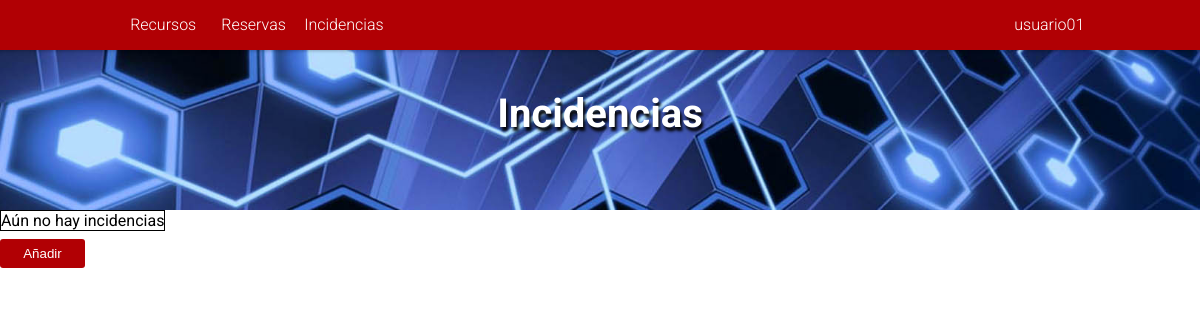
Before: /PaginaWeb/index.php?mostrar=incidencias&idUsu=2 (signed in) with the older database file.
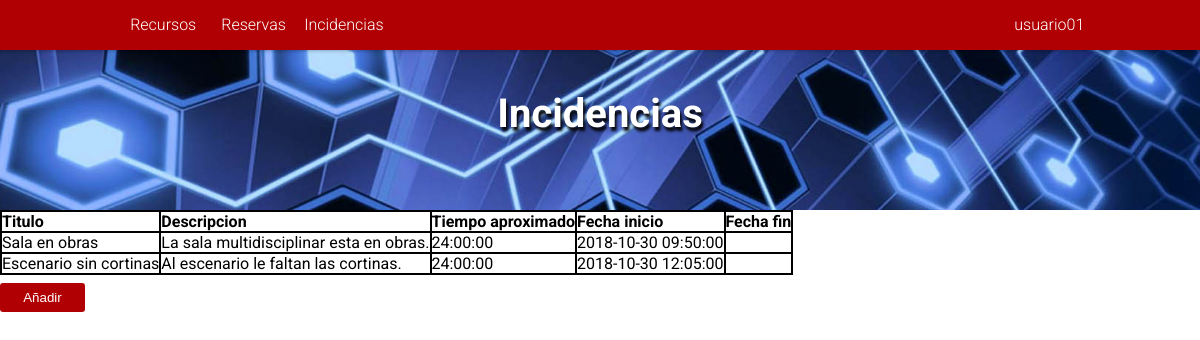
After: the same page with the newer database file.
### tables this page shows
CREATE TABLE IF NOT EXISTS `tbl_incidencia` (
`id_incidencia` int(11) NOT NULL AUTO_INCREMENT,
`titulo_incidencia` varchar(100) DEFAULT NULL,
`descripcion_incidencia` varchar(100) DEFAULT NULL,
`tiempoEstimado_incidencia` TIME DEFAULT NULL,
`fechaInicio_incidencia` DATETIME DEFAULT CURRENT_TIMESTAMP,
`fechaFinal_incidencia` DATETIME DEFAULT NULL,
`id_reserva` int(11) DEFAULT NULL,
PRIMARY KEY (`id_incidencia`)
);

### PaginaWeb/php/incidencias.php (the view, shortened to what this page needs)
<article>
	<?php
		if (isset($_REQUEST['idUsu'])) {
			$us=$_REQUEST['idUsu'];
			$consulta=mysqli_query($link, "SELECT * FROM `tbl_incidencia` INNER JOIN `tbl_reserva` ON `tbl_reserva`.`id_reserva`=`tbl_incidencia`.`id_reserva` INNER JOIN `tbl_empleado` ON `tbl_empleado`.`id_empleado`=`tbl_reserva`.`id_empleado` WHERE `tbl_reserva`.`id_empleado`='$us' ORDER BY `id_incidencia`");
			$boton = true;
		}else{
			$consulta=mysqli_query($link, "SELECT * FROM `tbl_incidencia` ORDER BY `id_incidencia`");
			$boton = false;
		}
		echo "<div class='tabla'>";
			if(mysqli_num_rows($consulta)>0) {
				echo "<div class='fila encabezado'>";
					echo "<div class='columna'>Titulo</div>";
					echo "<div class='columna'>Descripcion</div>";
					echo "<div class='columna'>Tiempo aproximado</div>";
					echo "<div class='columna'>Fecha inicio</div>";
					echo "<div class='columna'>Fecha fin</div>";
				echo "</div>";
				while($array = mysqli_fetch_array($consulta)) {
					$tituloIncidencia = $array['titulo_incidencia'];
					$descripcion = $array['descripcion_incidencia'];
					$tiempoEstimado = $array['tiempoEstimado_incidencia'];
					$fechaInicio = $array['fechaInicio_incidencia'];
					$fechaFin = $array['fechaFinal_incidencia'];
					echo "<div class='fila'>";
						echo "<div class='columna'>$tituloIncidencia</div>";
						echo "<div class='columna'>$descripcion</div>";
						echo "<div class='columna'>$tiempoEstimado</div>";
						echo "<div class='columna'>$fechaInicio</div>";
						echo "<div class='columna'>$fechaFin</div>";
					echo "</div>";
				}
			} else {
				echo "Aún no hay incidencias";
			}
		echo "</div>";
		if ($boton) {
			echo "<a href='#mostrarAñadirIncidencia'><input class='añadir-lista' type='button' value='Añadir'></a>";
		}
	?>
</article>

Changed rows visible on the page:
now on this page (row unchanged): tbl_incidencia: titulo_incidencia "Sala en obras", descripcion_incidencia "La sala multidisciplinar esta en obras.", tiempoEstimado_incidencia "24:00:00", fechaInicio_incidencia "2018-10-30 09:50:00"
now on this page (row edited): tbl_incidencia: titulo_incidencia "Escenario sin cortinas", descripcion_incidencia "Al escenario le faltan las cortinas.", tiempoEstimado_incidencia "24:00:00", fechaInicio_incidencia "2018-10-30 12:05:00"
Other visible differences:
text no longer shown: "Aún no hay incidencias"
text now shown: "Titulo Descripcion Tiempo aproximado Fecha inicio Fecha fin"
